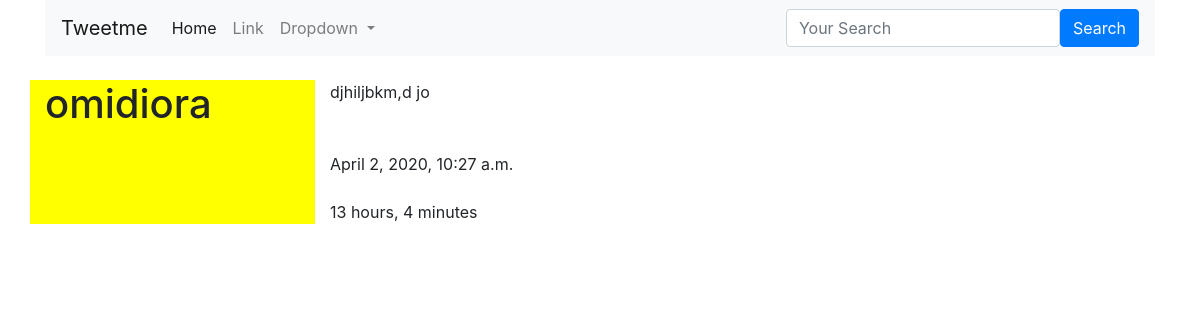
Page /tweet/6 on the committed database.
### tweetme/models.py (models this page shows, shortened)
class Tweet(models.Model):
    user=models.ForeignKey(settings.AUTH_USER_MODEL,on_delete=models.CASCADE)
    content=models.CharField(max_length=140,validators=[validate_content])
    update=models.DateTimeField(auto_now_add=True)
    timestamp=models.DateTimeField(auto_now_add=True)

### tweetme/views.py (the view)
# urls.py: path('tweet/<int:pk>',views.TweetDetailView.as_view(),name='detail'),
class TweetDetailView(DetailView):
    queryset=Tweet.objects.all()

### tweetme/templates/tweetme/tweet_detail.html
{% extends 'base.html' %}
{% block content %}
<br>
<div class="row">
    <div class="col-sm-3" style="background-color: yellow;"><h1>{{object.user}}</h1></div>
    <div class="col-sm-9 col-xs-12">
{{object.content}}<br>
<br>
<br>
{{object.timestamp}}<br><br>
     {{object.timestamp|timesince}}
</div>
</div>
{%  endblock content %}

### rows in the picture
Tweet: user "omidiora", content "djhiljbkm,d jo", timestamp "April 2, 2020, 10:27 a.m.", timestamp "13 hours, 4 minutes"
